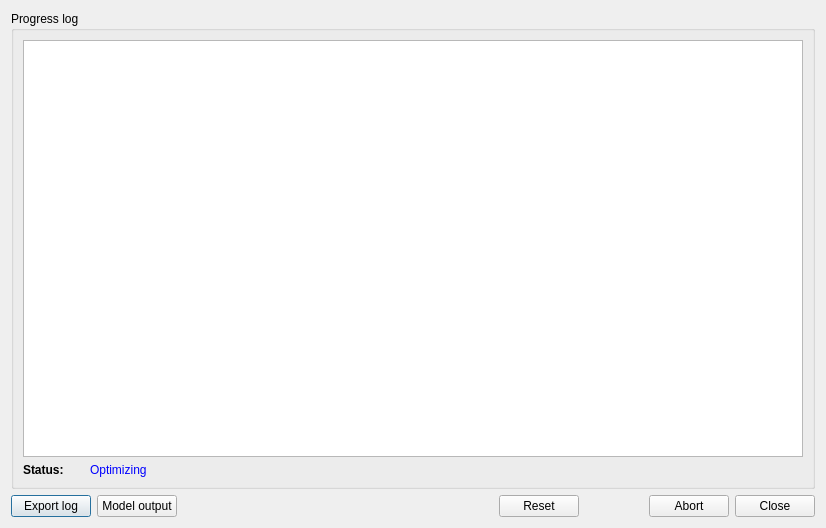
<?xml version="1.0" encoding="UTF-8"?>
<ui version="4.0">
 <class>progressDialog</class>
 <widget class="QDialog" name="progressDialog">
  <property name="geometry">
   <rect>
    <x>0</x>
    <y>0</y>
    <width>826</width>
    <height>528</height>
   </rect>
  </property>
  <property name="windowTitle">
   <string>Estimation progress</string>
  </property>
  <layout class="QVBoxLayout" name="verticalLayout_2">
   <item>
    <widget class="QGroupBox" name="groupBoxLog">
     <property name="title">
      <string>Progress log</string>
     </property>
     <layout class="QVBoxLayout" name="verticalLayout">
      <item>
       <widget class="QTextBrowser" name="textLog"/>
      </item>
      <item>
       <layout class="QHBoxLayout" name="layoutLabels">
        <item>
         <widget class="QLabel" name="labelStatusTitle">
          <property name="maximumSize">
           <size>
            <width>61</width>
            <height>17</height>
           </size>
          </property>
          <property name="text">
           <string>&lt;html&gt;&lt;head/&gt;&lt;body&gt;&lt;p&gt;&lt;strong&gt;Status:&lt;/strong&gt;&lt;/p&gt;&lt;/body&gt;&lt;/html&gt;</string>
          </property>
         </widget>
        </item>
        <item>
         <widget class="QLabel" name="labelStatusBody">
          <property name="text">
           <string>&lt;html&gt;&lt;head/&gt;&lt;body&gt;&lt;p&gt;&lt;span style=&quot; color:#0000ff;&quot;&gt;Optimizing&lt;/span&gt;&lt;/p&gt;&lt;/body&gt;&lt;/html&gt;</string>
          </property>
         </widget>
        </item>
       </layout>
      </item>
     </layout>
    </widget>
   </item>
   <item>
    <layout class="QHBoxLayout" name="layoutBtns">
     <item>
      <layout class="QHBoxLayout" name="layoutBtnsExtra">
       <item>
        <widget class="QPushButton" name="btnExportLog">
         <property name="text">
          <string>Export log</string>
         </property>
        </widget>
       </item>
       <item>
        <widget class="QPushButton" name="btnModelOutput">
         <property name="text">
          <string>Model output</string>
         </property>
        </widget>
       </item>
      </layout>
     </item>
     <item>
      <spacer name="spacerBtns">
       <property name="orientation">
        <enum>Qt::Horizontal</enum>
       </property>
       <property name="sizeHint" stdset="0">
        <size>
         <width>40</width>
         <height>20</height>
        </size>
       </property>
      </spacer>
     </item>
     <item>
      <widget class="QDialogButtonBox" name="btnDialogBox">
       <property name="orientation">
        <enum>Qt::Horizontal</enum>
       </property>
       <property name="standardButtons">
        <set>QDialogButtonBox::Abort|QDialogButtonBox::Close|QDialogButtonBox::Reset</set>
       </property>
      </widget>
     </item>
    </layout>
   </item>
  </layout>
 </widget>
 <resources/>
 <connections>
  <connection>
   <sender>btnDialogBox</sender>
   <signal>accepted()</signal>
   <receiver>progressDialog</receiver>
   <slot>accept()</slot>
   <hints>
    <hint type="sourcelabel">
     <x>248</x>
     <y>254</y>
    </hint>
    <hint type="destinationlabel">
     <x>157</x>
     <y>274</y>
    </hint>
   </hints>
  </connection>
  <connection>
   <sender>btnDialogBox</sender>
   <signal>rejected()</signal>
   <receiver>progressDialog</receiver>
   <slot>reject()</slot>
   <hints>
    <hint type="sourcelabel">
     <x>316</x>
     <y>260</y>
    </hint>
    <hint type="destinationlabel">
     <x>286</x>
     <y>274</y>
    </hint>
   </hints>
  </connection>
 </connections>
</ui>
